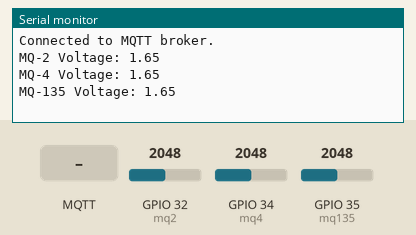
This sketch was run on a simulated ESP32. Parts: the last lines printed to the serial monitor. The test bench sets the inputs (shaded band); at power-on: GPIO 32 (mq2) = 2048, GPIO 34 (mq4) = 2048, GPIO 35 (mq135) = 2048. WiFi joins after 1.5 s; servers stay silent unless stated; no MQTT or app messages arrive unless stated.

Above: at 2.7 s.
2.8 s: MQTT message "1" arrives on the first subscribed topic
6.1 s: MQTT message "on" arrives on the first subscribed topic
9.2 s: MQTT message "off" arrives on the first subscribed topic
12.3 s: GPIO 32 (mq2) set to 2866
At 14.1 s:
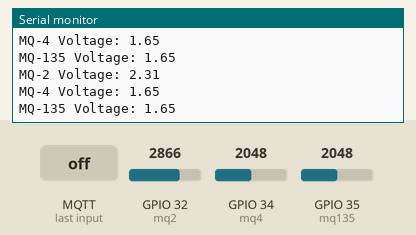
14.2 s: GPIO 34 (mq4) set to 2866
16.1 s: GPIO 35 (mq135) set to 2866
At 17.8 s:
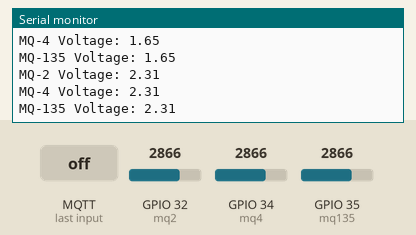
Timing chart, 0 to 19.0 s (numbered marks = the images above; inputs shaded):
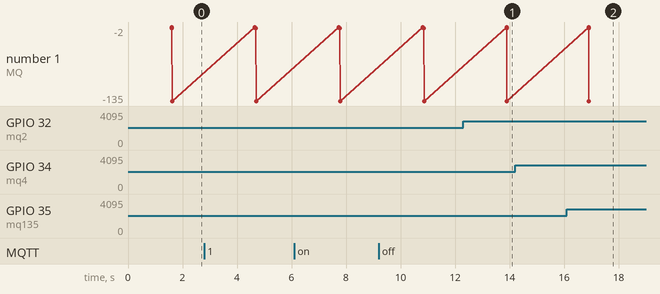

Measured:
- after the input at 12.3 s, the serial monitor: prints a new line after 1.6 s (image 1)
- after the input at 16.1 s, the serial monitor: prints a new line after 0.79 s (image 2)

The sketch:

main.ino
```cpp
#include "config.h"
#include "sensor.h"

WiFiClient espClient;
PubSubClient client(espClient);

// ==========================
// Setup
// ==========================
void setup() {
  Serial.begin(9600);

  pinMode(mq2, INPUT);
  pinMode(mq4, INPUT);
  pinMode(mq135, INPUT);

  WiFi.begin(ssid, password);
  Serial.print("Connecting to WiFi");

  while (WiFi.status() != WL_CONNECTED) {
    delay(500);
    Serial.print(".");
  }

  Serial.println("\nWiFi connected");
  Serial.print("IP Address: ");
  Serial.println(WiFi.localIP());

  mqttConnect();
}

// ==========================
// Main Loop
// ==========================
void loop() {
  client.loop();

  double mq2_value   = analogToVoltage(analogRead(mq2));
  double mq4_value   = analogToVoltage(analogRead(mq4));
  double mq135_value = analogToVoltage(analogRead(mq135));

  char output[15];

  dtostrf(mq2_value,   6, 3, output); client.publish("MQ2",   output);
  dtostrf(mq4_value,   6, 3, output); client.publish("MQ4",   output);
  dtostrf(mq135_value, 6, 3, output); client.publish("MQ135", output);

  Serial.println();
  Serial.print("MQ-2 Voltage: ");   Serial.println(mq2_value);
  Serial.print("MQ-4 Voltage: ");   Serial.println(mq4_value);
  Serial.print("MQ-135 Voltage: "); Serial.println(mq135_value);
  Serial.println();

  delay(3000);
}

// ==========================
// MQTT Connection Function
// ==========================
void mqttConnect() {
  client.setServer(mqtt_broker, mqtt_port);
  client.setCallback(callback);

  while (!client.connected()) {
    String client_id = "esp32-client-";
    client_id += String(WiFi.macAddress());
    Serial.printf("Connecting to MQTT broker as %s...\n", client_id.c_str());

    if (client.connect(client_id.c_str(), mqtt_username, mqtt_password)) {
      Serial.println("Connected to MQTT broker.");
    } else {
      Serial.print("Failed with state ");
      Serial.println(client.state());
      delay(2000);
    }
  }

  client.publish(topic, "ESP32 connected with MQ sensors!");
  client.subscribe(topic);
}

// ==========================
// MQTT Callback
// ==========================
void callback(char* topic, byte* payload, unsigned int length) {
  Serial.print("Message arrived on topic: ");
  Serial.println(topic);

  Serial.print("Message: ");
  for (int i = 0; i < length; i++) {
    Serial.print((char)payload[i]);
  }
  Serial.println("\n-----------------------");
}
```

sensor.h
```cpp
#ifndef SENSORS_H
#define SENSORS_H

// Convert ADC reading to voltage
double analogToVoltage(int aValue) {
  float sensor_volt = aValue * (3.3 / 4095.0);
  return sensor_volt;
}

#endif
```

config.h
```cpp
#ifndef CONFIG_H
#define CONFIG_H

#include <WiFi.h>
#include <PubSubClient.h>

// ==========================
// WiFi credentials
// ==========================
const char *ssid = "YOUR_WIFI_SSID";         // <-- Replace safely
const char *password = "YOUR_WIFI_PASSWORD"; // <-- Replace safely

// ==========================
// MQTT settings
// ==========================
const char *mqtt_broker = "broker.emqx.io";
const char *topic = "esp32/test";
const char *mqtt_username = "emqx";
const char *mqtt_password = "public";
const int mqtt_port = 1883;

// ==========================
// Sensor Pin Definitions
// ==========================
const int mq2 = 32;
const int mq4 = 34;
const int mq135 = 35;

#endif
```
